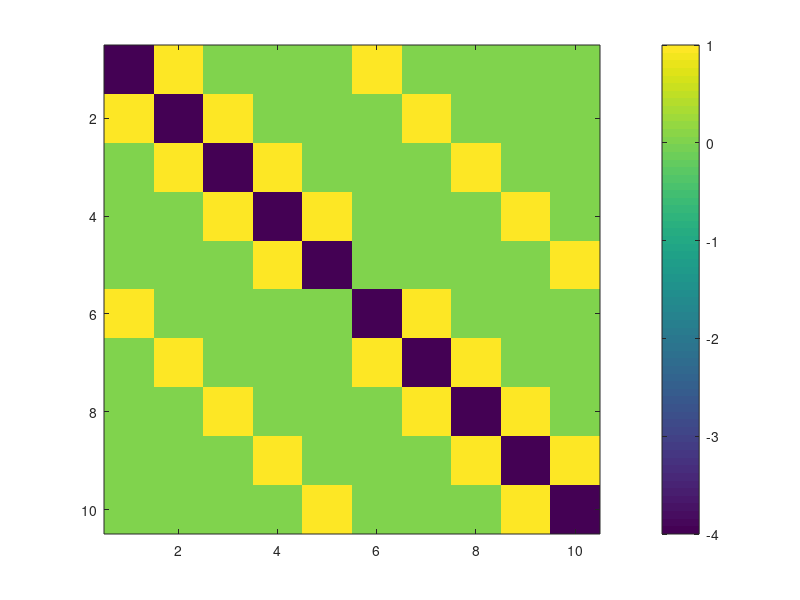
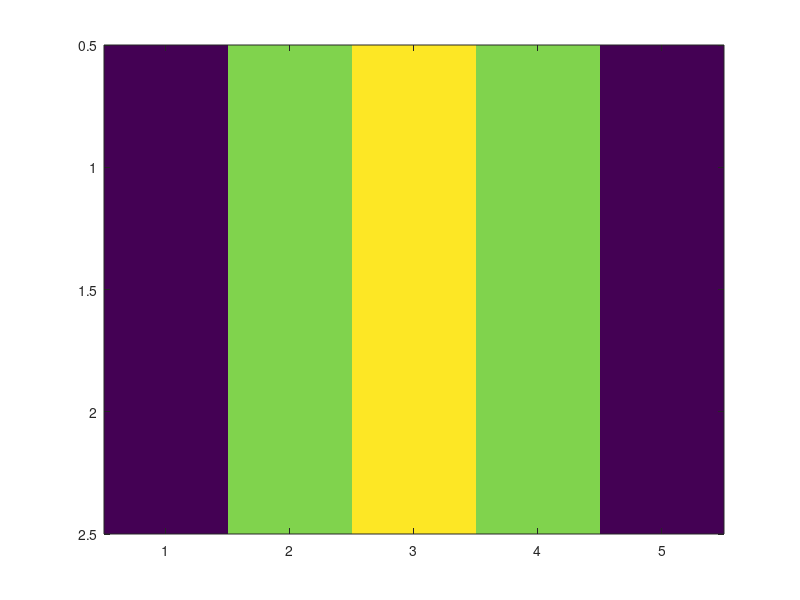

Write the MATLAB code that produced these figures, in order.
width=20; %(20cm)
height=10; %(10cm)

prompt = 'Enter the number of divisions, N  '; %request user input
N = input(prompt)
h=width/N;
M=floor(height/h);

prompt1 = 'Enter top potential  '; %request user input
top = input(prompt1)

prompt2 = 'Enter bottom potential  '; %request user input
bottom = input(prompt2)

prompt3 = 'Enter left potential   '; %request user input
left = input(prompt3)

prompt4 = 'Enter right potential   '; %request user input
right = input(prompt4)

unks=ones(M,N); %set a matrix for the number of unknowns
top_voltage=top*ones(1,N+1); % set the top potential
bottom_voltage=bottom*ones(1,N+1); %set the bottom potential
left_voltage=left*ones(M,1);   %set left potential
right_voltage=right*ones(M+2,1);  %set right potential

problem=[top_voltage;left_voltage unks;bottom_voltage];
x=[problem right_voltage]; %complete image of what problem looks like

A=-4*eye(N*M,N*M);

b=zeros(N*M,1);

A_col=1;
A_row=1;

i=2;

while i<M+2

    j=2;
    while j<(N+2)
        i;
        if x(i,j+1)==1 % for adding rightside ones
            A(A_row,A_col+1)=1;
        end
        
        if x(i,j-1)==1      %adding left hand ones
            A(A_row,A_col-1)=1;
        end
        
        if x(i-1,j)==1%if above
            A(A_row,A_col-N)=1;
        end
        
        if x(i+1,j)==1  %if below
            A(A_row,(i-1)*N+j-1)=1;
        end
        
        if x(i,j+1)==right  %for the side
            b(A_row,1)=-right;

        elseif x(i-1,j)==top
             b(A_row,1)=-top;
        
        
        elseif x(i+1,j)==bottom
            b(A_row,1)=-bottom;
        
        
        elseif x(i,j-1)==left
            b(A_row,1)=-left;
        end
        

        j=j+1;
        A_row=A_row+1;
        A_col=A_col+1;
    end
    i=i+1;
end


A;
figure;
b;

imagesc(A) %display A
colorbar

ANS=A\b;

phi=reshape(ANS,[N,M])';  %reshaping

figure;
imagesc(phi) %display phi






